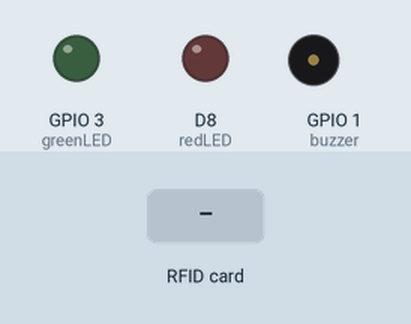
Simulated run of this sketch. Board: ESP8266 (NodeMCU). Shown: output pins drawn as LEDs (lit = HIGH), buzzer (waves = sounding, pin HIGH). The test bench sets the inputs (shaded band). WiFi joins after 1.5 s; servers stay silent unless stated; the Firebase database answers and starts empty; what the sketch prints to the serial monitor is not drawn.

Above: at 2.9 s.
3.0 s: RFID card F9 E3 F1 97 held to the reader
At 3.7 s:
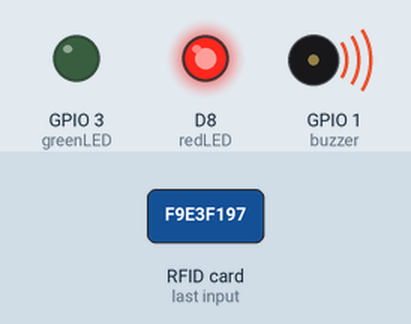
Timing chart, 0 to 6.0 s (numbered marks = the images above; inputs shaded):
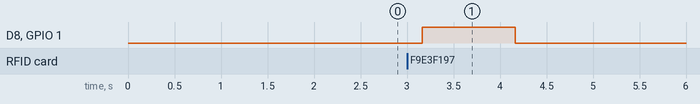

The sketch:

NodeMCU_RFID_RTC_FirebaseESPClient.ino
```cpp
#include <ESP8266WiFi.h> //Library for WiFi functionalities
#include <SPI.h> //Library for I2C functionalities
#include <MFRC522.h> //Library for RC522 RFID
#include <RTClib.h> //Library for RTC module
#include <Firebase_ESP_Client.h> //Library for Firebase
//Helper header files
#include "addons/TokenHelper.h"
#include "addons/RTDBHelper.h"

//Your WIFI details
#define WIFI_SSID "YOUR WIFI SSID"
#define WIFI_PASSWORD "YOUR WIFI PASSWORD"

#define RFID_SS D3 //NodeMCU pin to which SDA/SS pin of RFID is connected
#define RFID_RST D4 //NodeMCU pin to which RST pin of RFID is connected
#define redLED D8 //NodeMCU pin to which Red LED is connected
#define greenLED D9 //NodeMCU pin to which Green LED is connected [RX]
#define buzzer D10 //NodeMCU pin to which Buzzer is connected [TX]

MFRC522 rfid(RFID_SS, RFID_RST); //MFRC522 constructor

RTC_DS3231 RTC; //RTC_DS3231 object
DateTime nowDT; //DateTime object
String nowDTStr=""; //Storing the Date-Time in String format

//Firebase Details
#define API_KEY "Web API Key of your Firebase project"
#define DATABASE_URL "DATABASE URL of your Realtime Database"
#define USER_EMAIL "Authenticated User Email ID"
#define USER_PASSWORD "Authenticated User password"

FirebaseData fbdo; //FirebaseData object
FirebaseAuth auth; //FirebaseAuth object
FirebaseConfig config; //FirebaseConfig object

String newNUID = ""; //Stores the scanned NUID
//Array of verified NUIDs
String verifiedNUID[] = {"f9e3f197", "4697d83", "764e281", "a26d97f6", "e39b84c1"};
//Variables used for updating information in Firebase
int attendance;
String IN_OUT;
int totalInside;
bool error = false;

void setup() {
  Serial.begin(115200); //Initialize NodeMCU's Serial
  pinMode(redLED, OUTPUT); //Direction of Red LED
  pinMode(greenLED, OUTPUT); //Direction of Green LED
  pinMode(buzzer, OUTPUT); //Direction of Buzzer

  //Connecting NodeMCU to WiFi
  Serial.print("Connecting to ");
  Serial.println(WIFI_SSID);
  WiFi.begin(WIFI_SSID, WIFI_PASSWORD);
  while(WiFi.status() != WL_CONNECTED) {
    delay(500);
    Serial.print(".");
  }
  Serial.print("\nWiFi connected.\nNodeMCU's Local IP Address: ");
  Serial.println(WiFi.localIP()); //Print the local IP address of NodeMCU

  SPI.begin(); //Initialize SPI communication
  rfid.PCD_Init(); //Initialize RC522 RFID module
  RTC.begin(); //Initialize DS3231 RTC module
  //Adjusts the time of RTC module when using for the first time or when its power is disconnected.
  if(RTC.lostPower()) {
    //DATE and TIME gets replaced with the date and time of the PC during compilation.
    RTC.adjust(DateTime(F(__DATE__), F(__TIME__)));
  }

  config.api_key = API_KEY; //Assign the web API key
  config.database_url = DATABASE_URL; //Assign the Realtime Database URL
  //Assign the callback function for the long running token generation task
  config.token_status_callback = tokenStatusCallback;

  //Assign the Authenticated user credentials
  auth.user.email = USER_EMAIL;
  auth.user.password = USER_PASSWORD;

  Firebase.begin(&config, &auth); //Initialize Firebase
  Firebase.reconnectWiFi(true); //Reconnects WiFi if the connection is lost

  totalInside = Firebase.RTDB.getInt(&fbdo, "/Total_Inside") ? fbdo.intData() : 0;
}

void loop() {

  //Checks whether a PICC is detected and its data is read
  if (!rfid.PICC_IsNewCardPresent() || !rfid.PICC_ReadCardSerial())
    return;

  //Prints the PICC type
  Serial.print("PICC type: ");
  MFRC522::PICC_Type piccType = rfid.PICC_GetType(rfid.uid.sak);
  Serial.println(rfid.PICC_GetTypeName(piccType));

  //Check if the PICC is of Classic MIFARE type
  if(piccType != MFRC522::PICC_TYPE_MIFARE_MINI &&  piccType != MFRC522::PICC_TYPE_MIFARE_1K && piccType != MFRC522::PICC_TYPE_MIFARE_4K) {
    Serial.println("Your tag is not of MIFARE Classic");
    //Switch ON Red LED & Buzzer for 1 sec
    digitalWrite(redLED, HIGH);
    digitalWrite(buzzer, HIGH);
    delay(1000);
    digitalWrite(redLED, LOW);
    digitalWrite(buzzer, LOW);
    return;
  }

  //Obtain the NUID of newly scanned PICC
  for (byte i = 0; i < rfid.uid.size; i++) {
    newNUID += String(rfid.uid.uidByte[i], HEX); //NUID in HEX (base-16)
    // newNUID += String(rfid.uid.uidByte[i], DEC); //NUID in DEC (base-10)
  }

  if(isVerified(newNUID)) {
    //Obtains the string stored in IN_OUT tag
    if(Firebase.RTDB.getString(&fbdo, ("/"+newNUID+"/IN_OUT").c_str())){
      IN_OUT = fbdo.stringData();
    } else {
      IN_OUT = "OUT";
      Firebase.RTDB.setInt(&fbdo, ("/"+newNUID+"/Attendance").c_str(), 0) ? Serial.println("New Person. Attendance set to 0") : setError(fbdo.errorReason());
    }

    if(IN_OUT == "OUT"){
      //If a person enters, their personal attendance, time of entry & total number of people inside are updated in Firebase
      Serial.print("A person with ID ");
      Serial.print(newNUID);
      Serial.println(" has entered.");
      attendance = Firebase.RTDB.getInt(&fbdo, ("/"+newNUID+"/Attendance").c_str()) ? fbdo.intData() : setError(fbdo.errorReason());
      Firebase.RTDB.setInt(&fbdo, ("/"+newNUID+"/Attendance").c_str(), ++attendance) ? Serial.println("Attendance Updated") : setError(fbdo.errorReason());
      Firebase.RTDB.setString(&fbdo, ("/"+newNUID+"/IN_OUT").c_str(), "IN") ? Serial.println("IN or OUT Updated") : setError(fbdo.errorReason());
      Firebase.RTDB.pushString(&fbdo, ("/"+newNUID+"/IN_TIME").c_str(), getTimeRTC()) ? Serial.println("Entered Entry time") : setError(fbdo.errorReason());
      Firebase.RTDB.setInt(&fbdo, "/Total_Inside", ++totalInside) ? Serial.println("Total Attendance Updated") : setError(fbdo.errorReason());
    } else if(IN_OUT == "IN") {
      //If a person exits, time of exit & total number of people inside are updated in Firebase
      Serial.print("A person with ID ");
      Serial.print(newNUID);
      Serial.println(" has left.");
      Firebase.RTDB.setString(&fbdo, ("/"+newNUID+"/IN_OUT").c_str(), "OUT") ? Serial.println("IN or OUT Updated") : setError(fbdo.errorReason());
      Firebase.RTDB.pushString(&fbdo, ("/"+newNUID+"/OUT_TIME").c_str(), getTimeRTC()) ? Serial.println("Entered Exit time") : setError(fbdo.errorReason());
      Firebase.RTDB.setInt(&fbdo, "/Total_Inside", --totalInside) ? Serial.println("Total Attendance Updated") : setError(fbdo.errorReason());
    } else
        error = true;

  } else
      error = true;

  //If there is any error while reading the card or updating data in Firebase then Red LED & buzzer is ON
  //or else Green LED & buzzer is ON
  if(error){
    digitalWrite(redLED, HIGH);
    digitalWrite(buzzer, HIGH);
    delay(1000);
    digitalWrite(redLED, LOW);
    digitalWrite(buzzer, LOW);
    error = false;
  } else {
    digitalWrite(greenLED, HIGH);
    digitalWrite(buzzer, HIGH);
    delay(1000);
    digitalWrite(greenLED, LOW);
    digitalWrite(buzzer, LOW);
  }

  newNUID = ""; //Empty the content in newNUID
  Serial.println();
}

//Verifies whether the new NUID is one among the verifiedNUID list
bool isVerified(String newNUID){
  for(int i=0; i < (sizeof(verifiedNUID) / sizeof(verifiedNUID[0])); i++){
    if(newNUID == verifiedNUID[i])
      return true;
  }
  return false;
}

//Obtains the present Date-Time from DS3231 RTC module
String getTimeRTC(){
  nowDT = RTC.now();

  char DATE_TIME_FORMAT[] = "DD/MM/YYYY hh:mm:ss";
  nowDTStr = nowDT.toString(DATE_TIME_FORMAT);

  Serial.print("Time: ");
  Serial.println(nowDTStr);
  return nowDTStr;
}

//Sets the Error flag to true
int setError(String errorReason){
  Serial.print("Failure Occured. Reason: ");
  Serial.println(errorReason);
  error = true;

  return 0;
}
```

Measured:
- after the input at 3.0 s, D8 (redLED), GPIO 1 (buzzer): LOW → HIGH after 0.16 s, → LOW 1.0 s later
